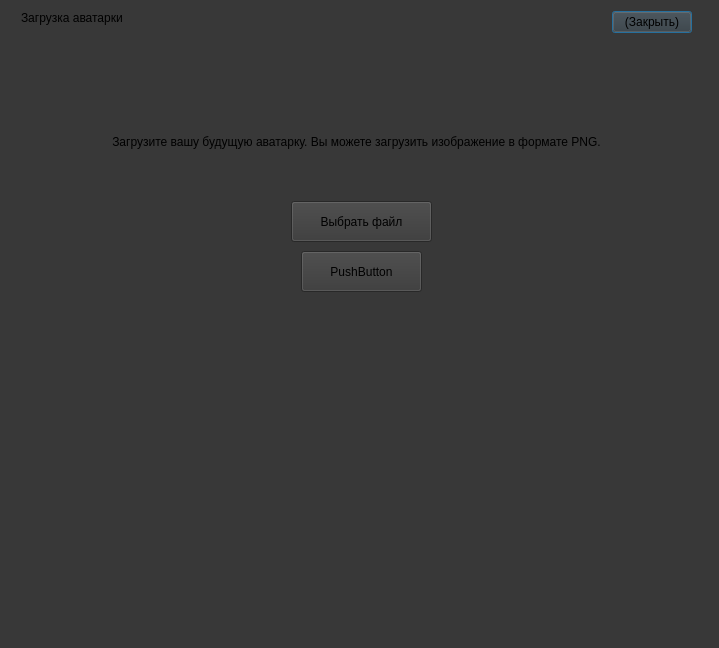
<?xml version="1.0" encoding="UTF-8"?>
<ui version="4.0">
 <class>AvatarEditor</class>
 <widget class="QDialog" name="AvatarEditor">
  <property name="windowModality">
   <enum>Qt::NonModal</enum>
  </property>
  <property name="geometry">
   <rect>
    <x>0</x>
    <y>0</y>
    <width>719</width>
    <height>648</height>
   </rect>
  </property>
  <property name="sizePolicy">
   <sizepolicy hsizetype="Fixed" vsizetype="Fixed">
    <horstretch>0</horstretch>
    <verstretch>0</verstretch>
   </sizepolicy>
  </property>
  <property name="windowTitle">
   <string>AvatarEditor</string>
  </property>
  <property name="styleSheet">
   <string notr="true">background-color: rgb(56, 56, 56);</string>
  </property>
  <layout class="QGridLayout" name="gridLayout_2">
   <item row="0" column="1">
    <widget class="QStackedWidget" name="avatar_editor_stacked_widget">
     <property name="currentIndex">
      <number>0</number>
     </property>
     <widget class="QWidget" name="choose_file_page">
      <property name="sizePolicy">
       <sizepolicy hsizetype="Fixed" vsizetype="Fixed">
        <horstretch>0</horstretch>
        <verstretch>0</verstretch>
       </sizepolicy>
      </property>
      <widget class="QWidget" name="horizontalLayoutWidget">
       <property name="geometry">
        <rect>
         <x>0</x>
         <y>0</y>
         <width>691</width>
         <height>61</height>
        </rect>
       </property>
       <layout class="QHBoxLayout" name="horizontalLayout">
        <property name="leftMargin">
         <number>10</number>
        </property>
        <property name="rightMargin">
         <number>10</number>
        </property>
        <item alignment="Qt::AlignLeft|Qt::AlignTop">
         <widget class="QLabel" name="label_4">
          <property name="text">
           <string>Загрузка аватарки</string>
          </property>
         </widget>
        </item>
        <item alignment="Qt::AlignRight|Qt::AlignTop">
         <widget class="QPushButton" name="pushButton_4">
          <property name="text">
           <string>(Закрыть)</string>
          </property>
         </widget>
        </item>
       </layout>
      </widget>
      <widget class="QLabel" name="label_3">
       <property name="geometry">
        <rect>
         <x>0</x>
         <y>90</y>
         <width>691</width>
         <height>81</height>
        </rect>
       </property>
       <property name="text">
        <string>Загрузите вашу будущую аватарку. Вы можете загрузить изображение в формате PNG.</string>
       </property>
       <property name="scaledContents">
        <bool>false</bool>
       </property>
       <property name="alignment">
        <set>Qt::AlignCenter</set>
       </property>
       <property name="wordWrap">
        <bool>true</bool>
       </property>
      </widget>
      <widget class="QPushButton" name="avatar_editor_choose_file_button">
       <property name="geometry">
        <rect>
         <x>280</x>
         <y>190</y>
         <width>141</width>
         <height>41</height>
        </rect>
       </property>
       <property name="text">
        <string>Выбрать файл</string>
       </property>
      </widget>
      <widget class="QPushButton" name="pushButton_3">
       <property name="geometry">
        <rect>
         <x>290</x>
         <y>240</y>
         <width>121</width>
         <height>41</height>
        </rect>
       </property>
       <property name="text">
        <string>PushButton</string>
       </property>
      </widget>
     </widget>
     <widget class="QWidget" name="editor_page">
      <widget class="QPushButton" name="pushButton">
       <property name="geometry">
        <rect>
         <x>50</x>
         <y>610</y>
         <width>191</width>
         <height>61</height>
        </rect>
       </property>
       <property name="font">
        <font>
         <pointsize>12</pointsize>
        </font>
       </property>
       <property name="styleSheet">
        <string notr="true">color: white;</string>
       </property>
       <property name="text">
        <string>Сохранить изображение</string>
       </property>
      </widget>
      <widget class="QLabel" name="label_2">
       <property name="geometry">
        <rect>
         <x>270</x>
         <y>490</y>
         <width>91</width>
         <height>71</height>
        </rect>
       </property>
       <property name="font">
        <font>
         <pointsize>16</pointsize>
         <bold>true</bold>
        </font>
       </property>
       <property name="styleSheet">
        <string notr="true">color: white;</string>
       </property>
       <property name="text">
        <string>Превью</string>
       </property>
      </widget>
      <widget class="GraphicsView" name="graphicsView">
       <property name="geometry">
        <rect>
         <x>110</x>
         <y>10</y>
         <width>700</width>
         <height>400</height>
        </rect>
       </property>
       <property name="minimumSize">
        <size>
         <width>700</width>
         <height>400</height>
        </size>
       </property>
       <property name="maximumSize">
        <size>
         <width>400</width>
         <height>200</height>
        </size>
       </property>
       <property name="verticalScrollBarPolicy">
        <enum>Qt::ScrollBarAlwaysOff</enum>
       </property>
       <property name="horizontalScrollBarPolicy">
        <enum>Qt::ScrollBarAlwaysOff</enum>
       </property>
       <property name="sizeAdjustPolicy">
        <enum>QAbstractScrollArea::AdjustIgnored</enum>
       </property>
       <property name="renderHints">
        <set>QPainter::Antialiasing|QPainter::LosslessImageRendering|QPainter::SmoothPixmapTransform|QPainter::TextAntialiasing</set>
       </property>
       <property name="transformationAnchor">
        <enum>QGraphicsView::AnchorUnderMouse</enum>
       </property>
       <property name="resizeAnchor">
        <enum>QGraphicsView::AnchorUnderMouse</enum>
       </property>
      </widget>
      <widget class="QLabel" name="label">
       <property name="geometry">
        <rect>
         <x>390</x>
         <y>430</y>
         <width>200</width>
         <height>200</height>
        </rect>
       </property>
       <property name="styleSheet">
        <string notr="true"> min-width:  200px;
    max-width:  200px;
    min-height: 200px;
    max-height: 200px;

    border-radius: 100px;
    border-width: 0 0 0 0;</string>
       </property>
       <property name="text">
        <string/>
       </property>
      </widget>
     </widget>
    </widget>
   </item>
  </layout>
 </widget>
 <customwidgets>
  <customwidget>
   <class>GraphicsView</class>
   <extends>QGraphicsView</extends>
   <header>graphicsview.h</header>
  </customwidget>
 </customwidgets>
 <resources/>
 <connections/>
</ui>
